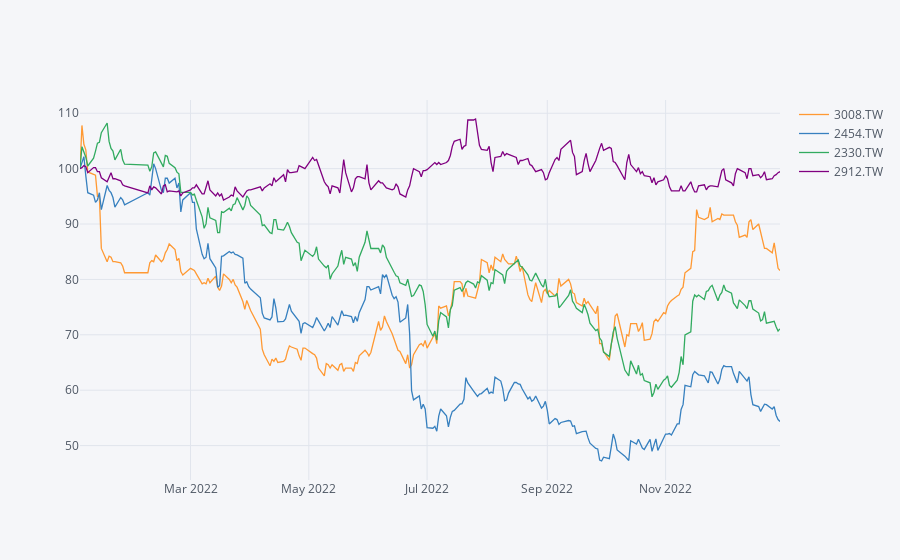

The notebook cell saved with this chart:
### Code cell
rics = [
    '3008.TW','2454.TW','2330.TW','2912.TW'
] 
data =  ek.get_timeseries(rics,fields='CLOSE',start_date='2022-01-01',end_date='2023-01-01',interval='daily')
#data.tail(10)
data.normalize().iplot() # 起始日為100
#data.iplot()

### Figure 1 — Plotly figure (JSON) as saved in the notebook; plotly's stock layout.template omitted (floating-point values rounded to 4 significant figures; data arrays with more than 128 entries replaced by an {"elided": "..."} marker saying what was removed)
{"data": [{"line": {"color": "rgba(255, 153, 51, 1.0)", "dash": "solid", "shape": "linear", "width": 1.3}, "mode": "lines", "name": "3008.TW", "text": "", "type": "scatter", "x": {"elided": "246 str values"}, "y": {"elided": "246 float values"}}, {"line": {"color": "rgba(55, 128, 191, 1.0)", "dash": "solid", "shape": "linear", "width": 1.3}, "mode": "lines", "name": "2454.TW", "text": "", "type": "scatter", "x": {"elided": "246 str values"}, "y": {"elided": "246 float values"}}, {"line": {"color": "rgba(50, 171, 96, 1.0)", "dash": "solid", "shape": "linear", "width": 1.3}, "mode": "lines", "name": "2330.TW", "text": "", "type": "scatter", "x": {"elided": "246 str values"}, "y": {"elided": "246 float values"}}, {"line": {"color": "rgba(128, 0, 128, 1.0)", "dash": "solid", "shape": "linear", "width": 1.3}, "mode": "lines", "name": "2912.TW", "text": "", "type": "scatter", "x": {"elided": "246 str values"}, "y": {"elided": "246 float values"}}], "layout": {"legend": {"bgcolor": "#F5F6F9", "font": {"color": "#4D5663"}}, "paper_bgcolor": "#F5F6F9", "plot_bgcolor": "#F5F6F9", "title": {"font": {"color": "#4D5663"}}, "xaxis": {"gridcolor": "#E1E5ED", "showgrid": true, "tickfont": {"color": "#4D5663"}, "title": {"font": {"color": "#4D5663"}, "text": ""}, "zerolinecolor": "#E1E5ED"}, "yaxis": {"gridcolor": "#E1E5ED", "showgrid": true, "tickfont": {"color": "#4D5663"}, "title": {"font": {"color": "#4D5663"}, "text": ""}, "zerolinecolor": "#E1E5ED"}}}
